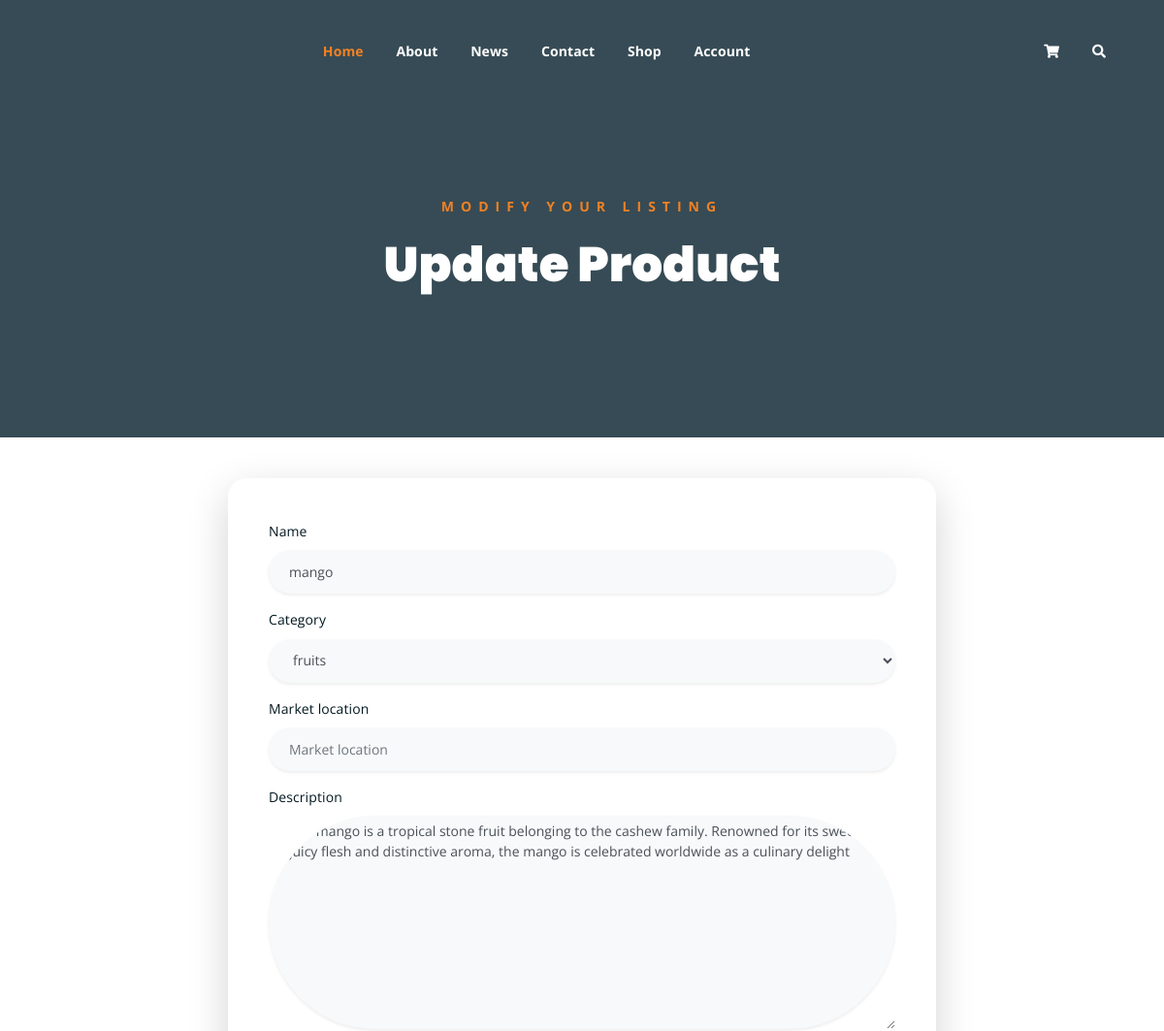
/dashboard/update/8/ (signed in, upper part), run on an earlier commit of the app's database.
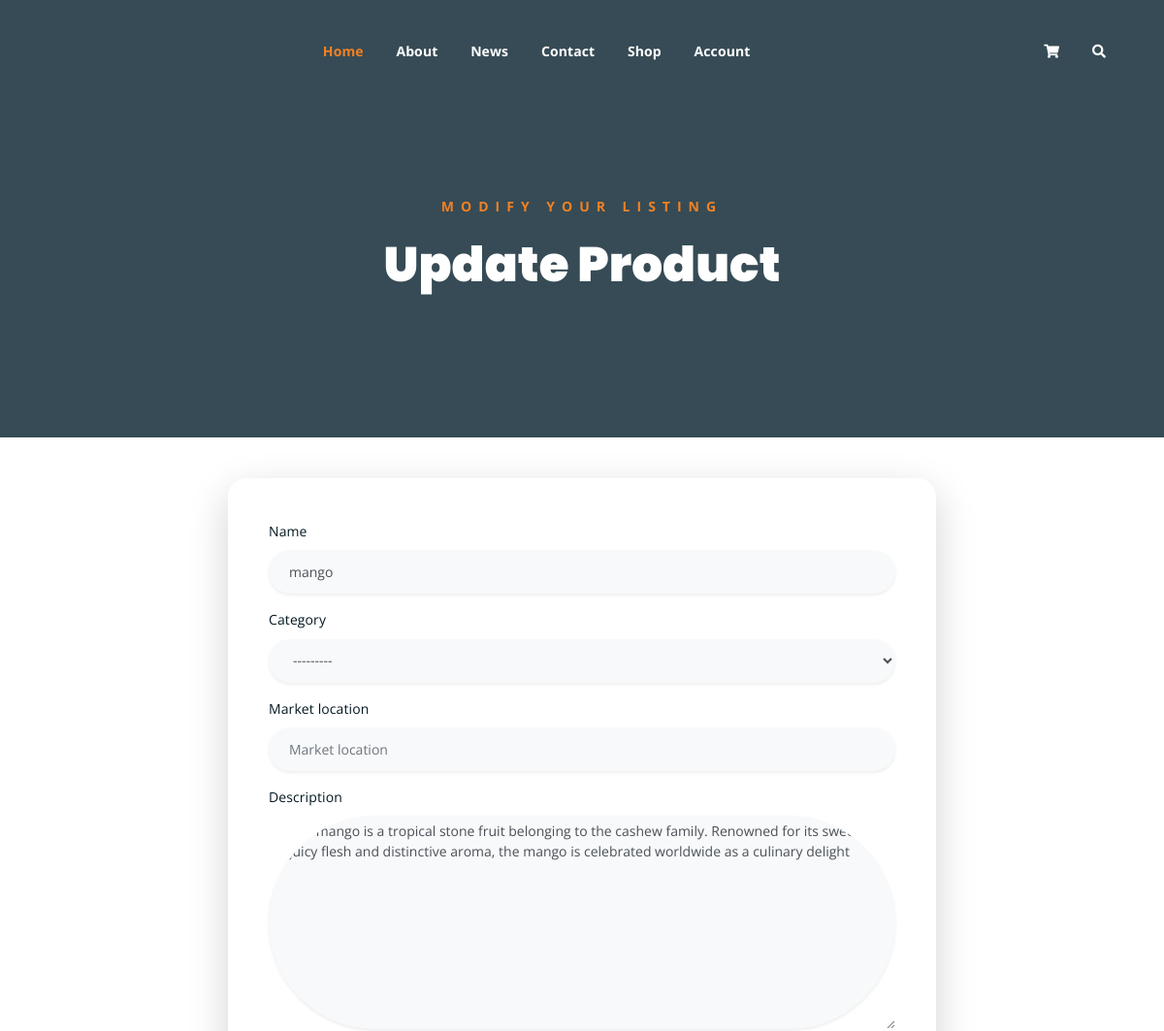
And on a later commit of the database.
### shop/models.py (models this page shows, shortened)
class Product(models.Model):
    QUALITY_PRICE_MULTIPLIERS = {
        'A': Decimal('1.00'),
        'B': Decimal('0.85'),
        'C': Decimal('0.65'),
    }
    farmer = models.ForeignKey(settings.AUTH_USER_MODEL, on_delete=models.CASCADE, related_name='products', null=True, blank=True)
    name = models.CharField(max_length=100)
    category = models.ForeignKey(Category, on_delete=models.SET_NULL, null=True, related_name='products')
    market_location = models.CharField(max_length=120, blank=True, default='')
    price = models.DecimalField(max_digits=10, decimal_places=2)
    description = models.TextField()
    stock = models.IntegerField()
    image = models.ImageField(upload_to='products/', blank=True, null=True)
    quality_grade = models.CharField(max_length=1, choices=[('A', 'Grade A'), ('B', 'Grade B'), ('C', 'Grade C')], null=True, blank=True)
    quality_confidence = models.DecimalField(max_digits=5, decimal_places=2, null=True, blank=True)
    price_source = models.ForeignKey(MarketPrice, on_delete=models.SET_NULL, null=True, blank=True, related_name='priced_products')
    priced_at = models.DateTimeField(null=True, blank=True)
    created_at = models.DateTimeField(auto_now_add=True)

### shop/views.py (the view)
# urls.py: path('dashboard/update/<int:pk>/', views.update_product, name='update_product'),
@login_required
def update_product(request, pk):
    product = get_object_or_404(Product, pk=pk)
    if request.user != product.farmer:
        raise PermissionDenied
    if request.method == 'POST':
        form = ProductForm(request.POST, request.FILES, instance=product)
        if form.is_valid():
            updated_product = form.save(commit=False)
            try:
                updated_product.apply_market_price(strict=True)
            except ValidationError as exc:
                form.add_error(None, str(exc))
            else:
                should_run_quality = (
                    updated_product.is_wheat_commodity and
                    updated_product.image and
                    (
                        'image' in form.changed_data or
                        'category' in form.changed_data or
                        not updated_product.quality_grade
                    )
                )
                if should_run_quality:
                    try:
                        grade, confidence = assess_wheat_quality(updated_product.image)
                    except ValueError:
                        updated_product.quality_grade = None
                        updated_product.quality_confidence = None
                        messages.warning(request, 'Wheat quality assessment failed. Please upload a valid image and try again.')
                    else:
                        updated_product.quality_grade = grade
                        updated_product.quality_confidence = confidence
                        updated_product.apply_quality_grade_price_adjustment()
                        if grade in ALLOWED_QUALITY_GRADES:
                            messages.info(request, f'Wheat quality: Grade {grade} ({confidence}%).')
                elif not updated_product.is_wheat_commodity:
                    updated_product.quality_grade = None
                    updated_product.quality_confidence = None
                updated_product.save(allow_quality_override=should_run_quality)
                messages.success(request, f'Product "{updated_product.name}" updated with latest market price.')
                return redirect('farmer_dashboard')
    else:
        form = ProductForm(instance=product)
    return render(request, 'update_product.html', {'form': form, 'product': product})

### shop/forms.py
class ProductForm(forms.ModelForm):
    class Meta:
        model = Product
        fields = ['name', 'category', 'market_location', 'description', 'stock', 'image']
    def __init__(self, *args, **kwargs):
        super().__init__(*args, **kwargs)
        self.fields['market_location'].required = True
        self.fields['stock'].label = 'Stock (kg)'
        for name, field in self.fields.items():
            if name != 'image':
                field.widget.attrs.update({
                    'class': 'form-control rounded-pill border-0 shadow-sm px-4 bg-light',
                    'placeholder': field.label,
                    'style': 'height: 45px;' if name != 'description' else ''
                })
            else:
                field.widget.attrs.update({'class': 'form-control-file ml-3'})

### shop/models.py (called while the page is built)
    def __str__(self):
        return self.name

### templates/update_product.html (shortened to what this page needs)
{% extends 'base.html' %}
{% block content %}
<div class="breadcrumb-section breadcrumb-bg">
    <div class="container">
        <div class="row">
            <div class="col-lg-8 offset-lg-2 text-center">
                <div class="breadcrumb-text">
                    <p>Modify your listing</p>
                    <h1>Update Product</h1>
                </div>
            </div>
        </div>
    </div>
</div>
<div class="container my-5">
    <div class="row justify-content-center">
        <div class="col-md-8">
            <div class="card border-0 shadow-lg p-5" style="border-radius: 20px; background: rgba(255,255,255,0.9);">
                <form method="post" enctype="multipart/form-data">
                    {% include 'includes/product_form_fields.html' with form=form product=product %}
                </form>
            </div>
        </div>
    </div>
</div>
{% endblock %}

### templates/includes/product_form_fields.html (shortened to what this page needs)
<div class="form-group">
    <label for="{{ form.name.id_for_label }}">{{ form.name.label }}</label>
    {{ form.name }}
</div>
<div class="form-group">
    <label for="{{ form.category.id_for_label }}">{{ form.category.label }}</label>
    {{ form.category }}
</div>
<div class="form-group">
    <label for="{{ form.market_location.id_for_label }}">{{ form.market_location.label }}</label>
    {{ form.market_location }}
</div>
<div class="form-group">
    <label for="{{ form.description.id_for_label }}">{{ form.description.label }}</label>
    {{ form.description }}
</div>

What changed in the data, as far as the page shows it:
changed Product "mango": category "fruits" → "---------"
